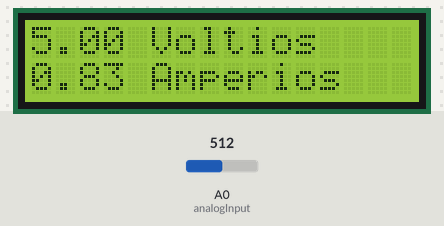
Recording of a sketch running on a simulated Arduino Uno, built with avr-gcc and run on an emulated ATmega328P. Shown: 16×2 character LCD. Inputs (shaded band) come from the test bench; at power-on: A0 (analogInput) = 512.

Above: at 1.2 s.
1.3 s: A0 (analogInput) set to 716
At 2.2 s:
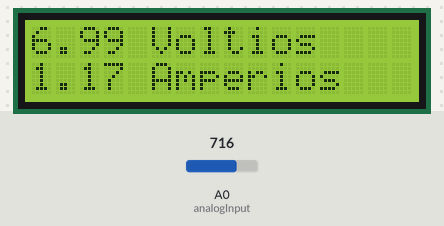
3.0 s: A0 (analogInput) set to 900
At 3.8 s:
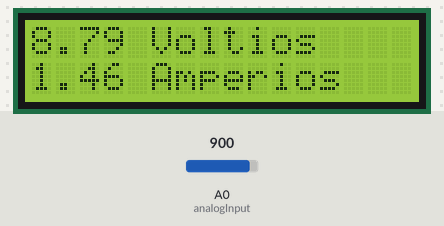
4.5 s: A0 (analogInput) set to 1023
At 5.4 s:
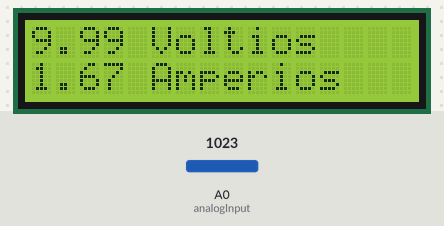
Timing chart, 0 to 7.5 s (numbered marks = the images above; inputs shaded):
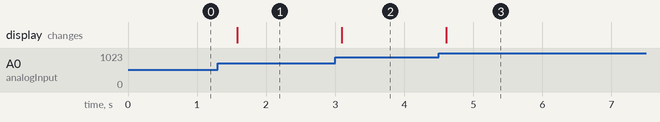

The sketch:

Multimetro.ino
```cpp
#include <LiquidCrystal.h>
LiquidCrystal lcd(12, 11, 5, 4, 3, 2);
int analogInput = A0;  // Pin para medir voltaje
float vout = 0.0;
float vin = 0.0;
float R1 = 10000.0;
float R2 = 10000.0;
float current = 0.0;
float R_load = 100.0; // Supón una carga de 100 ohmios
int value = 0;

void setup() {
  lcd.begin(16, 2);
}

void loop() {
  // Lectura de voltaje
  value = analogRead(analogInput);
  vout = (value * 5.0) / 1024.0;
  vin = vout / (R2 / (R1 + R2));

  // Calcular la corriente
  if (R_load > 0) {
    current = vin / 6; // Corriente estimada en amperios
  }

  // Mostrar voltaje en la LCD
  lcd.setCursor(0, 0);
  if (vin < 0.01) {
    lcd.print("0.00 Voltios");
  } else {
    lcd.print(vin, 2);
    lcd.print(" Voltios");
  }

  // Mostrar corriente en la LCD
  lcd.setCursor(0, 1);
  lcd.print(current, 2);
  lcd.print(" Amperios");

  delay(500);
}
```

Measured:
- after the input at 1.3 s, the display: changes after 0.28 s (image 1)
- after the input at 3.0 s, the display: changes after 0.09 s (image 2)
- after the input at 4.5 s, the display: changes after 0.11 s (image 3)
